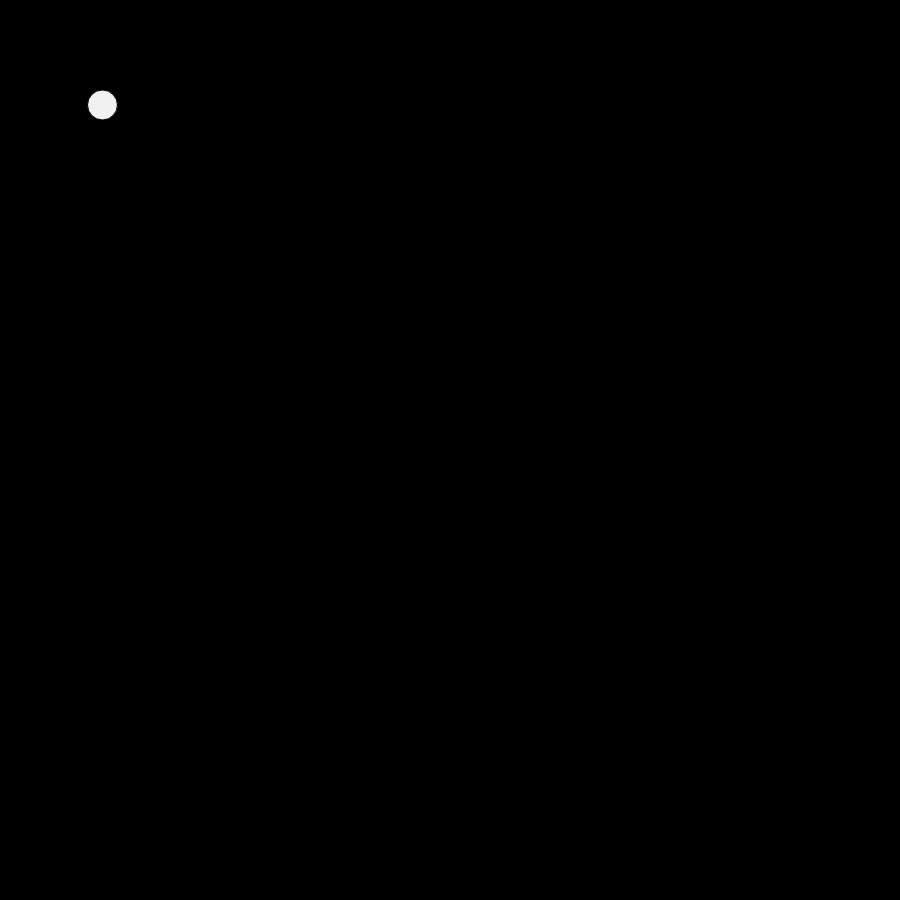
Frame 1 (no input)
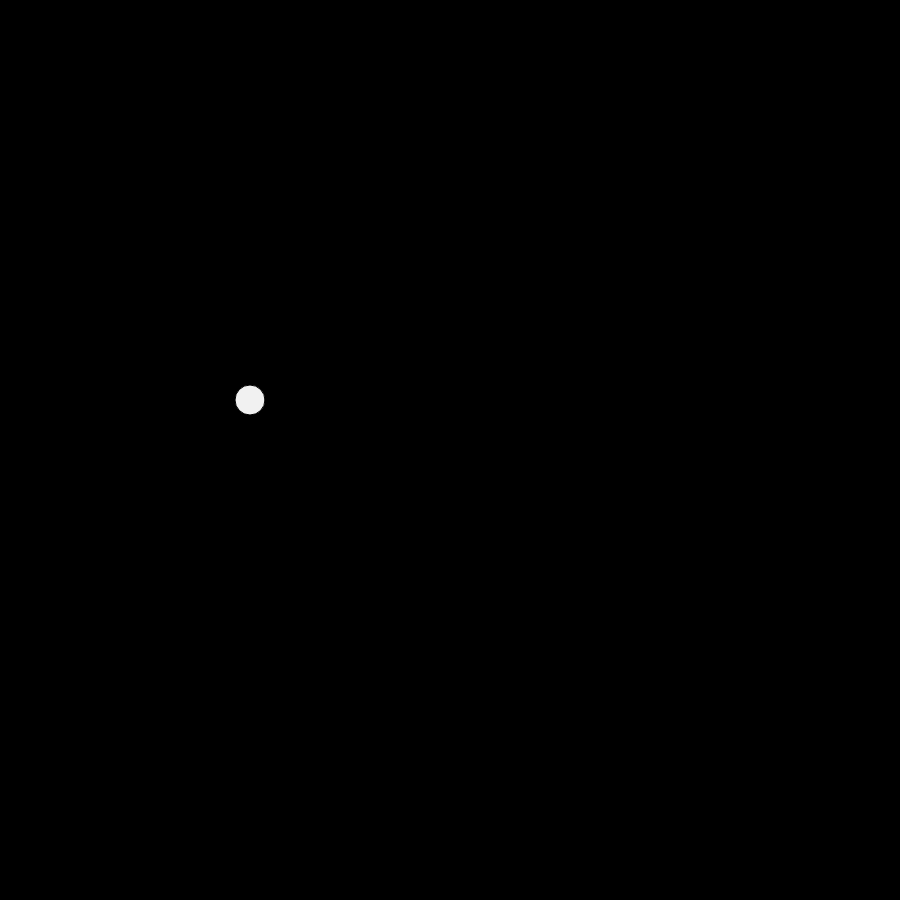
Frame 60 (no input)
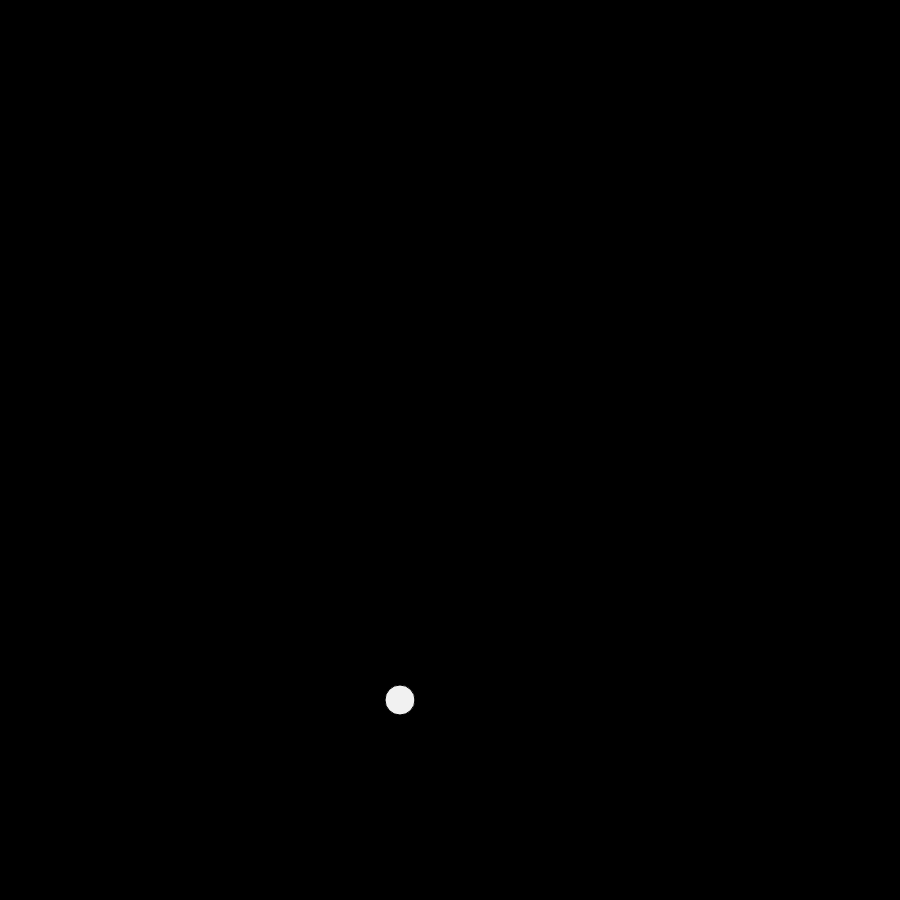
Frame 120 (the mouse pressed at the canvas centre since frame 60)

The p5.js sketch that drew these frames (run headless with seeded random() and noise() and a simulated clock; from frame 60 on, the mouse is pressed at the canvas centre):

// p5.js sketch
// ── sketch.js
let ballLocation;
let velocity;

function setup() {
  createCanvas(900, 900);

  ballLocation = createVector(100, 100);
  velocity = createVector(2.5, 5);
}

function draw() {
  background(0);

  ballLocation.add(velocity);
  if (ballLocation.x > width || ballLocation.x < 0) {
    velocity.x = velocity.x * -1;
  }
  if (ballLocation.y > height || ballLocation.y < 0) {
    velocity.y = velocity.y * -1;
  }

  stroke(0);
  fill('#f1f1f1');
  ellipse(ballLocation.x, ballLocation.y, 30, 30);
}
